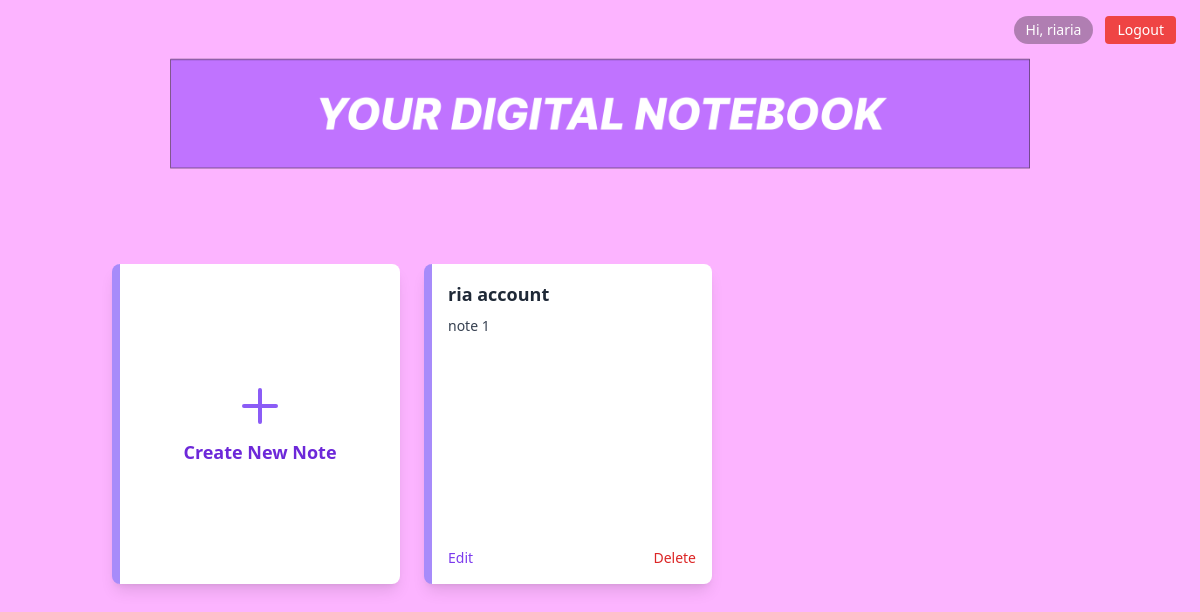
The app's page / (signed in), older data.
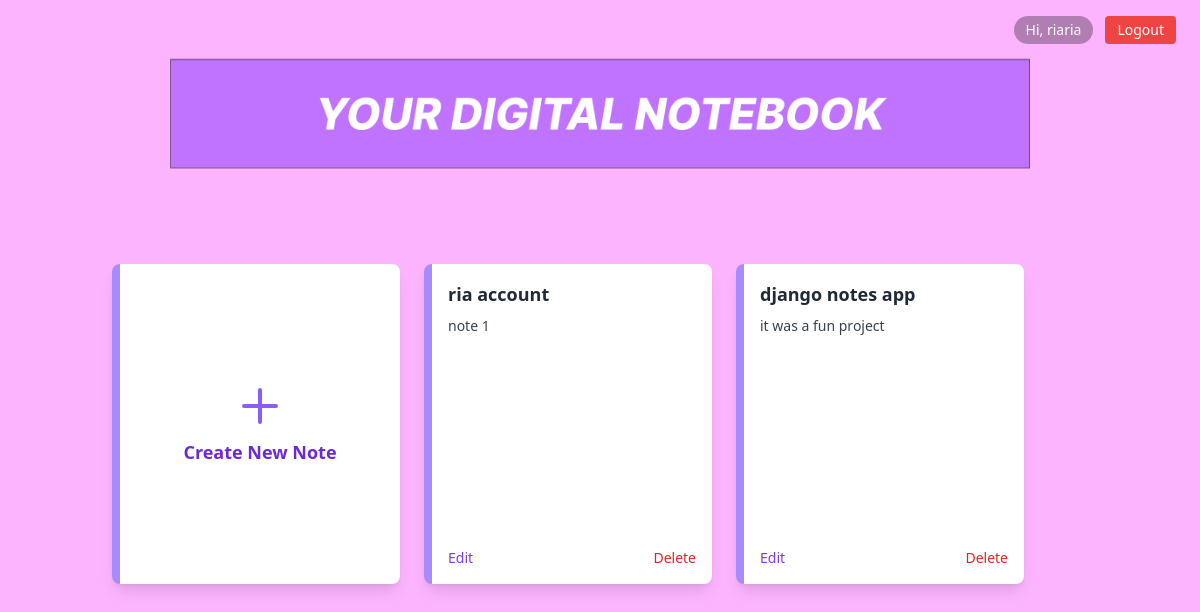
The same page, newer data.
### notes/models.py (models this page shows, shortened)
class Note(models.Model):
    user = models.ForeignKey(User, on_delete=models.CASCADE)
    title = models.CharField(max_length=100)
    content = models.TextField()
    created_at = models.DateTimeField(auto_now_add=True)

### notes/views.py (the view)
# urls.py: path('', views.note_list, name='note_list'),
@login_required
def note_list(request):
    notes = Note.objects.all().order_by('-created_at')
    notes = Note.objects.filter(user=request.user)
    return render(request, 'notes/list.html', {'notes': notes})

### notes/templates/notes/list.html
{% extends 'notes/base.html' %}
{% block content %}
<div class="mt-60 flex flex-wrap gap-6">
  <a href="{% url 'note_create' %}" class="bg-white hover:bg-violet-200 text-violet-700 border-l-8 border-violet-400
      w-72 h-[20rem] p-4 rounded-lg shadow-lg flex flex-col justify-center items-center text-center transition-all duration-200">
    <svg xmlns="http://www.w3.org/2000/svg" class="h-12 w-12 mb-2 text-violet-500" fill="none" viewBox="0 0 24 24" stroke="currentColor">
      <path stroke-linecap="round" stroke-linejoin="round" stroke-width="2" d="M12 4v16m8-8H4" />
    </svg>
    <span class="text-lg font-semibold">Create New Note</span>
  </a>
  {% for note in notes %}
    <div class="bg-white p-4 rounded-lg shadow-lg border-l-8 border-violet-400 w-72 h-[20rem] flex flex-col justify-between">
      <div>
        <h2 class="text-lg font-bold text-gray-800 mb-2">{{ note.title }}</h2>
        <p class="text-gray-700 text-sm overflow-hidden overflow-ellipsis line-clamp-6">{{ note.content }}</p>
      </div>
      <div class="mt-4 flex justify-between text-sm">
        <a href="{% url 'note_edit' note.pk %}" class="text-violet-600 hover:underline">Edit</a>
        <a href="{% url 'note_delete' note.pk %}" class="text-red-600 hover:underline">Delete</a>
      </div>
    </div>
  {% empty %}
    <p class="text-gray-600">No notes yet.</p>
  {% endfor %}
</div>
{% endblock %}

### notes/templates/notes/base.html (shortened to what this page needs)
{% load static %}
<!DOCTYPE html>
<html lang="en">
<head>
  <script src="https://cdn.tailwindcss.com"></script>
</head>
<body class="text-gray-900" style="background-image: url('{% static 'notes/bg.png' %}'); background-size: cover;">
  <div class="absolute top-4 right-6 z-50">
    {% if user.is_authenticated %}
      <div class="flex items-center space-x-3">
        <span class="text-white bg-black/30 px-3 py-1 rounded-full text-sm">
          Hi, {{ user.username }}
        </span>
        <form method="post" action="{% url 'logout' %}">
          <button type="submit" class="bg-red-500 hover:bg-red-600 text-white px-3 py-1 text-sm rounded">
            Logout
          </button>
        </form>
      </div>
    {% endif %}
  </div>
  <div class="container mx-auto p-6">
    {% block content %}
    {% endblock %}
  </div>
</body>
</html>

Row changes from the older to the newer data that the page shows:
added Note: title "django notes app", content "it was a fun project"
